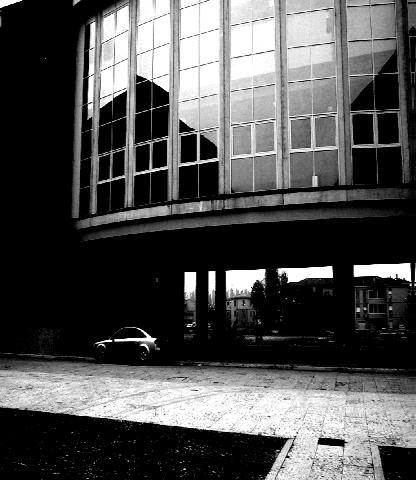
#> input picture 2020-03-05 intro numpy/img.png, 416 x 480 px, found by its file name
$ python test2.py
#> lines starting #> are read from the running program, lines starting #| are printed output that depends on the picture
import cv2 as cv
import numpy as np

img = cv.imread("2020-03-05 intro numpy/img.png")
#> img is the input picture: shape (480, 416, 3); min 0, max 255, mean 79.4
width, height, channels = img.shape
#> width = 480; height = 416; channels = 3
# new = cv.convertScaleAbs(img, alpha=1.1, beta=0)
for x in range(0, width):
    for y in range(0, height):
        img[x, y] = img[x, y] * -1.1
        # img[x, y] = np.clip(img[x, y] + -1.1 * img[x, y] + 0, 0, 255)
        a = 4
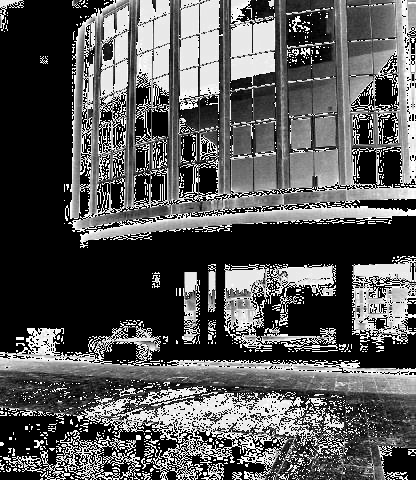
#> img: shape (480, 416, 3); min 0, max 255, mean 87.2

cv.imshow("new", img)
cv.waitKey()
#> (the run stopped early here; a loop or call above may not have finished)
